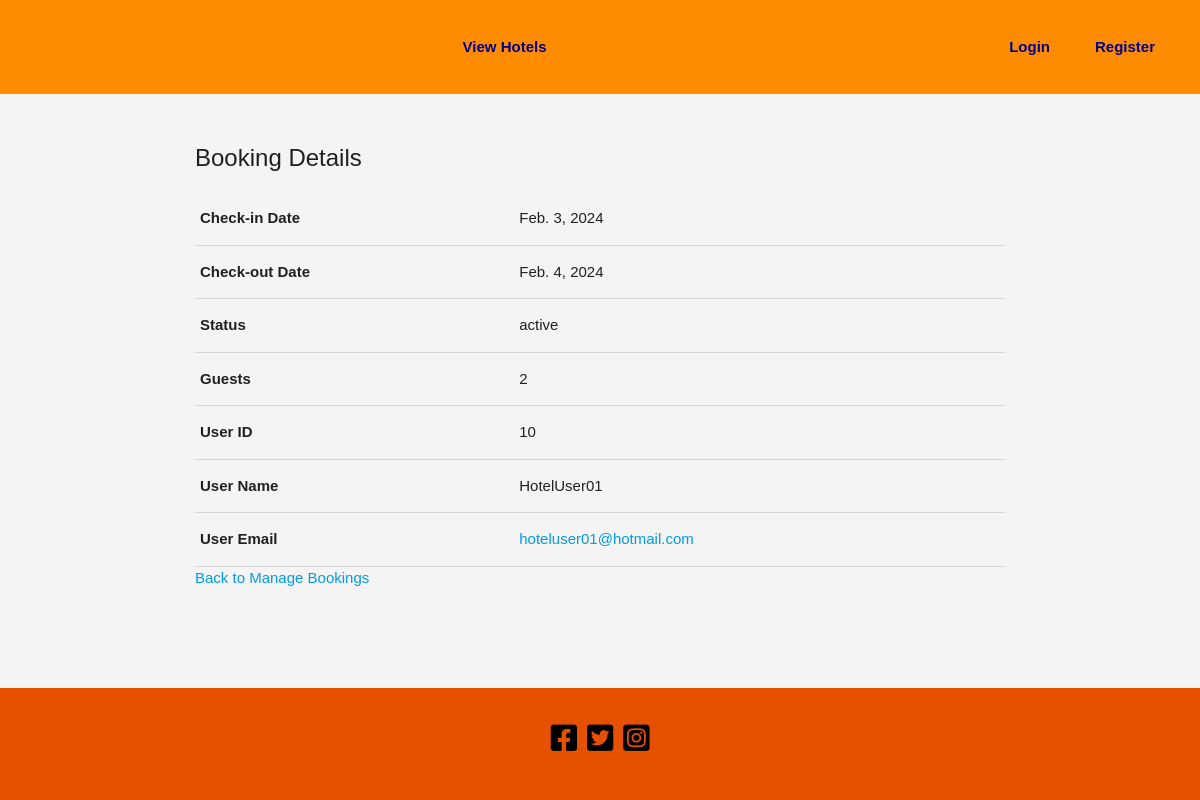
The page /hotel-manager/view-booking-details/1/ on the database its author committed.
### hotel_your_choice/models.py (models this page shows, shortened)
class Booking(models.Model):
    STATUS_ACTIVE = 'active'
    STATUS_CANCELED = 'canceled'
    STATUS_RESCHEDULED = 'rescheduled'
    STATUS_CHOICES = [
        (STATUS_ACTIVE, 'Booking Active'),
        (STATUS_CANCELED, 'Booking Canceled'),
        (STATUS_RESCHEDULED, 'Booking Rescheduled'),
    ]
    user = models.ForeignKey(get_user_model(), on_delete=models.CASCADE)
    hotel = models.ForeignKey(Hotel, on_delete=models.CASCADE)
    check_in_date = models.DateField()
    check_out_date = models.DateField()
    guests = models.PositiveIntegerField()
    issued_date = models.DateField(auto_now_add=True)
    rating = models.PositiveIntegerField(null=True, blank=True)
    status = models.CharField(max_length=20, choices=STATUS_CHOICES, default=STATUS_ACTIVE)
    canceled_by = models.ForeignKey(get_user_model(), on_delete=models.SET_NULL, null=True, blank=True, related_name='canceled_bookings')
    original_booking = models.ForeignKey('self', null=True, blank=True, on_delete=models.SET_NULL)

class CustomUser(AbstractUser):
    is_hotel_manager = models.BooleanField(default=False)
    is_client_user = models.BooleanField(default=False)
    is_administrator = models.BooleanField(default=True)
    groups = models.ManyToManyField(Group, related_name='customuser_groups', db_table='custom_user_groups')
    user_permissions = models.ManyToManyField(Permission, related_name='customuser_permissions', db_table='custom_user_user_permissions')
    profile_picture = models.ImageField(upload_to='profile_pics/', null=True, blank=True)
    reset_token = models.CharField(max_length=255, null=True, blank=True)
    contact_number = models.CharField(max_length=15, blank=True, null=True)
    roles = models.ManyToManyField('Role')  # Reference Role using string
    class Meta:
        db_table = 'custom_user'

### hotel_your_choice/views.py (the view)
# urls.py: path('view-booking-details/<int:booking_id>/', views.view_booking_details, name='view_booking_details'),
def view_booking_details(request, booking_id):
    selected_booking = get_object_or_404(Booking, id=booking_id)
    return render(request, 'hotel_your_choice/hotel_manager/view_booking_details.html', {'selected_booking': selected_booking})

### hotel_your_choice/templates/hotel_your_choice/hotel_manager/view_booking_details.html
{% extends 'base_generic.html' %}
{% block content %}
<h2>Booking Details</h2>
<table>
    <tr>
        <th>Check-in Date</th>
        <td>{{ selected_booking.check_in_date }}</td>
    </tr>
    <tr>
        <th>Check-out Date</th>
        <td>{{ selected_booking.check_out_date }}</td>
    </tr>
    <tr>
        <th>Status</th>
        <td>{{ selected_booking.status }}</td>
    </tr>
    <tr>
        <th>Guests</th>
        <td>{{ selected_booking.guests }}</td>
    </tr>
    <tr>
        <th>User ID</th>
        <td>{{ selected_booking.user.id }}</td>
    </tr>
    <tr>
        <th>User Name</th>
        <td>{{ selected_booking.user.username }}</td>
    </tr>
    <tr>
        <th>User Email</th>
        <td><a href="mailto:{{ selected_booking.user.email }}">{{ selected_booking.user.email }}</a></td>
    </tr>
</table>
<a href="{% url 'hotel_your_choice:manage_bookings' %}">Back to Manage Bookings</a>
{% endblock %}

### hotel_your_choice/static/hotel_your_choice_css/style.css (style rules this page uses)
body { font-family: Arial, sans-serif; background-color: #f4f4f4; margin: 0; padding: 0; display: flex; flex-direction: column; min-height: 100vh; margin-bottom: 60px; }
h2 { font-size: 24px !important; }

### rows shown on the page
Booking: check_in_date "Feb. 3, 2024", check_out_date "Feb. 4, 2024", status "active", guests "2", user.id "10", user.username "HotelUser01", user.email "hoteluser01@hotmail.com"
